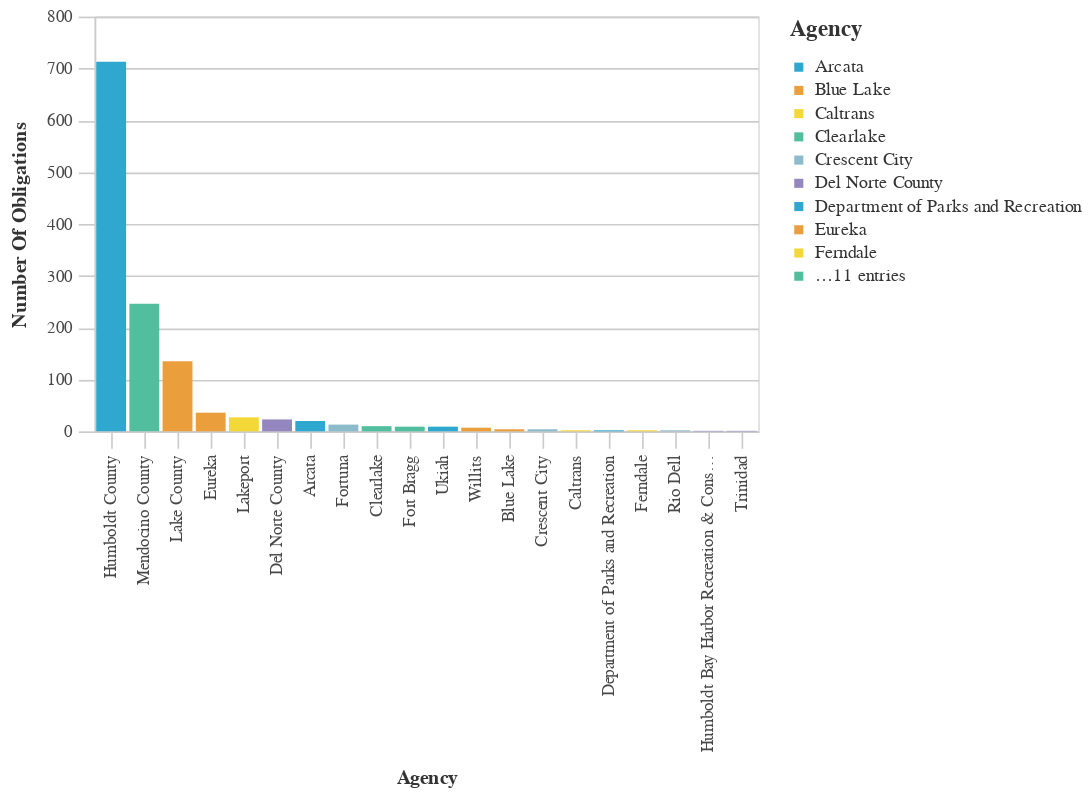

The code cell stored with this chart in its notebook:
### Code cell
#Bar chart Agencies With The Most Obligations
chart_df = (df_top>>filter(_.variable=='primary_agency_name')).rename(columns={"value":"Agency",
                                 "count":"Number of Obligations"})
chart2 = (_dla_utils_reports.basic_bar_chart_no_save(chart_df, 'Agency', 'Number of Obligations', 'Agency', district))
    
display(HTML("<h4><strong>Agencies With The Most Obligations</strong></h4>"))
chart2

### Figure 1 — Vega-Lite specification as saved in the notebook (floating-point values rounded to 4 significant figures)
{"config": {"view": {"continuousWidth": 400, "continuousHeight": 300}, "axis": {"domainColor": "#cbcbcb", "grid": true, "gridColor": "#cbcbcb", "gridWidth": 1, "labelColor": "#474747", "labelFont": "Nunito Sans", "labelFontSize": 10, "labelPadding": 4, "tickColor": "#cbcbcb", "tickSize": 10, "titleColor": "#333", "titleFont": "Raleway", "titleFontSize": 12, "titlePadding": 10}, "axisBand": {"grid": false}, "background": "white", "font": "Raleway", "header": {"labelFont": "Nunito Sans", "titleFont": "Raleway"}, "legend": {"labelColor": "#333", "labelFont": "Nunito Sans", "labelFontSize": 11, "labelLimit": 0, "padding": 1, "symbolSize": 30, "symbolType": "square", "titleColor": "#333", "titleFont": "Raleway", "titleFontSize": 14, "titlePadding": 10}, "title": {"anchor": "middle", "font": "Raleway", "fontSize": 18, "fontWeight": 300, "offset": 20}}, "data": {"name": "data-bb774ec934f8861b6d01e20b155c4038"}, "mark": "bar", "encoding": {"color": {"field": "Agency", "legend": {"symbolLimit": 10, "title": "Agency"}, "scale": {"range": ["#2EA8CE", "#EB9F3C", "#F4D837", "#51BF9D", "#8CBCCB", "#9487C0"]}, "type": "nominal"}, "tooltip": [{"field": "Agency", "type": "nominal"}, {"field": "Number of Obligations", "type": "quantitative"}], "x": {"field": "Agency", "sort": "-y", "title": "Agency", "type": "nominal"}, "y": {"field": "Number of Obligations", "title": "Number Of Obligations", "type": "quantitative"}}, "height": 250, "width": 400, "$schema": "https://vega.github.io/schema/vega-lite/v4.17.0.json", "datasets": {"data-bb774ec934f8861b6d01e20b155c4038": [{"Agency": "Humboldt County", "Number of Obligations": 713, "variable": "primary_agency_name"}, {"Agency": "Mendocino County", "Number of Obligations": 246, "variable": "primary_agency_name"}, {"Agency": "Lake County", "Number of Obligations": 135, "variable": "primary_agency_name"}, {"Agency": "Eureka", "Number of Obligations": 36, "variable": "primary_agency_name"}, {"Agency": "Lakeport", "Number of Obligations": 27, "variable": "primary_agency_name"}, {"Agency": "Del Norte County", "Number of Obligations": 23, "variable": "primary_agency_name"}, {"Agency": "Arcata", "Number of Obligations": 20, "variable": "primary_agency_name"}, {"Agency": "Fortuna", "Number of Obligations": 13, "variable": "primary_agency_name"}, {"Agency": "Clearlake", "Number of Obligations": 10, "variable": "primary_agency_name"}, {"Agency": "Fort Bragg", "Number of Obligations": 9, "variable": "primary_agency_name"}, {"Agency": "Ukiah", "Number of Obligations": 9, "variable": "primary_agency_name"}, {"Agency": "Willits", "Number of Obligations": 7, "variable": "primary_agency_name"}, {"Agency": "Blue Lake", "Number of Obligations": 4, "variable": "primary_agency_name"}, {"Agency": "Crescent City", "Number of Obligations": 4, "variable": "primary_agency_name"}, {"Agency": "Caltrans", "Number of Obligations": 2, "variable": "primary_agency_name"}, {"Agency": "Department of Parks and Recreation", "Number of Obligations": 2, "variable": "primary_agency_name"}, {"Agency": "Ferndale", "Number of Obligations": 2, "variable": "primary_agency_name"}, {"Agency": "Rio Dell", "Number of Obligations": 2, "variable": "primary_agency_name"}, {"Agency": "Humboldt Bay Harbor Recreation & Conservation District", "Number of Obligations": 1, "variable": "primary_agency_name"}, {"Agency": "Trinidad", "Number of Obligations": 1, "variable": "primary_agency_name"}]}}
